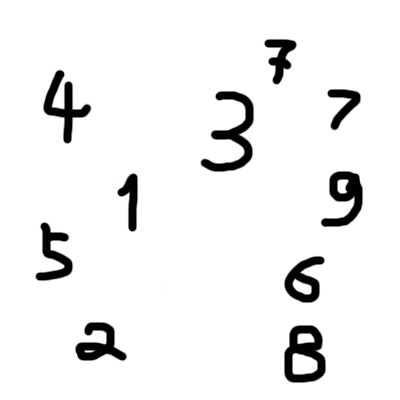
//> input picture ConsoleApplication1/num.jpg, 400 x 400 px
$ ./main   (built with g++ and OpenCV 4)
//> lines starting //> are read from the running program, lines starting //| are printed output that depends on the picture; after the words box and inside, x2 and y2 are one past the last pixel; in counts of white or black regions, pixels touching at a corner belong together
### ConsoleApplication1/Segmentation.h
#pragma once
#include <opencv2/opencv.hpp>
void segmentation(cv::Mat &src, std::vector<std::vector<cv::Point2f>> &groups);
void checkPixel(cv::Mat &src, std::vector<cv::Point2f> &group, const int row,const int col);
cv::Rect findRect(const std::vector<cv::Point2f> &group);
void findRects(const std::vector<std::vector<cv::Point2f>> &groups, std::vector<cv::Rect> &rects);
cv::Mat resizeFraction(const std::vector<cv::Point2f> &group, const int w, const int h);

### ConsoleApplication1/Segmentation.cpp
#include "Segmentation.h"
#include <stack>
using namespace cv;
using namespace std;

void segmentation(Mat &src, vector<vector<Point2f>> &groups)
{
	for (int row = 0; row < src.rows; row++) {
		for (int col = 0; col < src.cols; col++) {
			if (src.ptr<uchar>(row)[col] < 100) {
				Ptr<vector<Point2f>> group = new vector<Point2f>();
				checkPixel(src,*group,row, col);
				groups.push_back(*group);
			}
		}
	}

}

void checkPixel(Mat &src,vector<Point2f> &group,int row,int col){
	if (row < 0 || row >= src.rows || col < 0 || col >= src.cols) return;
	if (src.ptr<uchar>(row)[col] <150) {
		src.ptr<uchar>(row)[col] = 255;
		group.push_back(Point2f(col,row));
	}
	else {
		//src.ptr<uchar>(row)[col] = 99;
		return;
	}
	checkPixel(src, group, row - 1, col - 1);
	checkPixel(src, group, row - 1, col);
	checkPixel(src, group, row - 1, col + 1);
	checkPixel(src, group, row, col - 1);

	checkPixel(src, group, row, col + 1);
	checkPixel(src, group, row + 1, col - 1);
	checkPixel(src, group, row + 1, col);
	checkPixel(src, group, row + 1, col + 1);
}

Rect findRect(const vector<Point2f> &group) {
	auto i = group.begin();
	Point2f p = *i;
	int col_min = p.x, row_min = p.y, col_max = 0, row_max = 0;
	for (; i != group.end(); i++) {
		p = *i;
		if (col_min > p.x)	col_min = p.x;
		if (row_min > p.y)	row_min = p.y;
		if (col_max < p.x)	col_max = p.x;
		if (row_max < p.y)	row_max = p.y;
	}
	return Rect(Point2i(col_min, row_min), Point2i(col_max, row_max));
}

// [6 lines left out: function findRects, not called in this run]
Mat resizeFraction(const vector<Point2f> &group, const int w,const int h) {

	static int index = 0;
	Rect rect = findRect(group);
	Mat num = Mat::zeros(Size(w,h), CV_8UC1);

	const double scale = std::min(w*0.9 / float(rect.width), h*0.9 / (float)rect.height);
	for (auto i = group.begin(); i != group.end(); i++) {
		Point2f p = *i;
		int x = (p.x - rect.x - rect.width / 2.0)*scale+w/2.0;
		int y = (p.y - rect.y - rect.height / 2.0)*scale + h / 2.0;
		num.at<uchar>(y, x) = 255;
	}
	imwrite(format("E:\\img\\MNIST_data\\seg\\seg1_%d.png", index++), num);
	return num;
}

### ConsoleApplication1/main.cpp
#include <opencv2/opencv.hpp>
#include <opencv2/imgproc/imgproc.hpp>
#include <fstream>
#include "Segmentation.h"
using namespace cv;
using namespace std;


int train_num = 20000;
int test_num = 1000;

// [198 lines left out: functions reverseDigit, readLabels, readImages, getFeatures, knnTrain, testMnist, not called in this run]
int predict(Mat img) {
	Ptr<ml::KNearest> knn = Algorithm::load<ml::KNearest>("knn.yml"); // KNN - 97%
	ifstream file;
	HOGDescriptor hog(Size(28, 28), Size(20, 20), Size(4, 4), Size(10, 10), 8);

	resize(img, img, Size(28, 28));
	vector<float> descriptor(288);
	hog.compute(img, descriptor, Size(0, 0), Size(0, 0));
	Mat trainFeatures = Mat::zeros(1, descriptor.size(), CV_32FC1);
	for (int j = 0; j < descriptor.size(); j++) {
		trainFeatures.at<float>(0, j) = descriptor[j];
	}
	int predicted = knn->predict(trainFeatures);
	return predicted;
}

void main(int argc,char** argv) {
	cout << " do you want to retrain the model(Y/N)?" << endl;
	char info;
	while (true) {
		cin >> info;
//> the answer given: n
		if (info == 'Y' || info == 'y') {
			knnTrain();
			testMnist();
			break;
		}
		else if (info == 'N' || info == 'n') {
			break;
		}
		else {
			cout << "invalid input" << endl;
		}
	}

	string file;
	if (argc > 1) {
		file = argv[1];
	}
	else {
		file = "num.jpg";
	}

	cout << " Waiting..." << endl;
	Mat src = imread(file);
//> src is the input picture: 400 rows x 400 cols, CV_8UC3; min 0, max 255, mean 239.6
	if (src.empty()) {
		cout << " cannot find file. \n Press any key to exit..." << endl;
		char a;
		cin >> a;
		return;
	}
	cout << " Image loaded" << endl;

	double scales = std::min(src.rows / 300.0, src.cols / 600.0);
//> scales = 0.667
	resize(src, src, Size(src.cols/scales,src.rows/scales));
//> src: 600 rows x 600 cols, CV_8UC3

	Mat srcGray;
	cvtColor(src, srcGray, cv::COLOR_RGB2GRAY);
	Mat imgGray;
	threshold(srcGray, imgGray, 150, 255, CV_THRESH_BINARY);
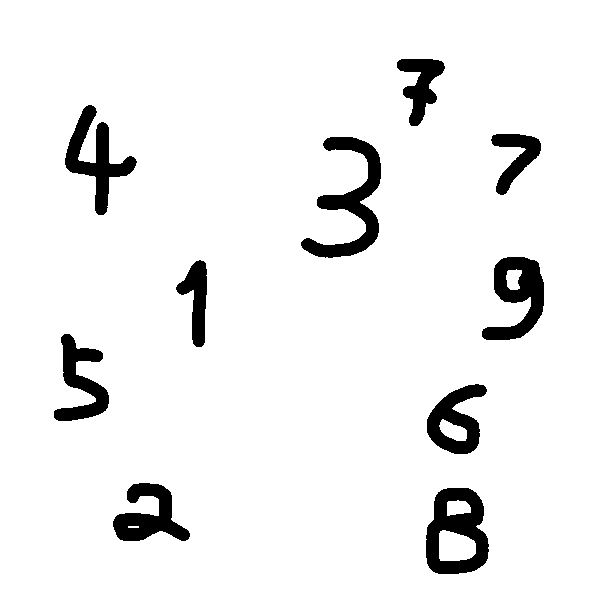
//> imgGray: 600 rows x 600 cols, CV_8UC1; 93.7% white; 10 black regions, largest, box (x1, y1, x2, y2) and area: (301, 137, 381, 258) 3318, (426, 488, 489, 574) 3209, (482, 257, 544, 340) 2663

	Ptr<vector<vector<Point2f>>> groups = new vector<vector<Point2f>>;
	segmentation(imgGray, *groups);
//> after the loop in segmentation, `for (int row = 0; row < src.rows; row++)`: src: 600 rows x 600 cols, CV_8UC1; 6.3% of pixels changed, all inside (x1, y1, x2, y2) = (54, 59, 544, 574)
//> after the loop in segmentation, `for (int row = 0; row < src.rows; row++)`: groups = 10 point lists
	cout << " Image devided" << endl;

	cout << " Draw bounding..." << endl;
	for each (vector<Point2f> var in *groups)
	{
		Rect rect = findRect(var);
		rectangle(src,rect,Scalar(0,255,0));

		Mat img = resizeFraction(var, 28, 28);
//> (the run ends here: the program stops with an error, at `Ptr<ml::KNearest> knn = Algorithm::load<ml::KNearest>("knn.yml");`)
